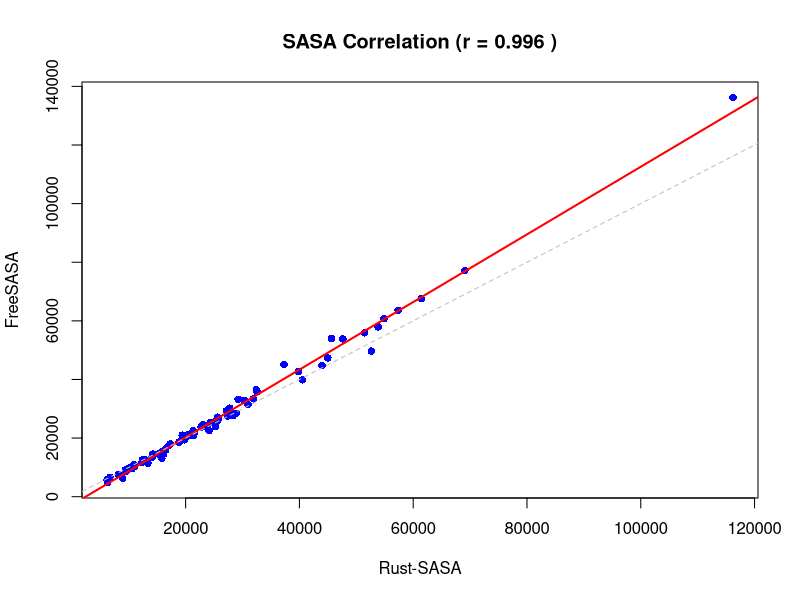

Here is the R script that generated this plot:
# Read the CSV file
data <- read.csv("sasa_comparison.csv")

# Remove any rows with ERROR values
data <- data[data$rust.sasa != "ERROR" & data$freesasa != "ERROR", ]

# Convert to numeric (in case they're read as strings)
data$rust.sasa <- as.numeric(data$rust.sasa)
data$freesasa <- as.numeric(data$freesasa)

# Calculate correlation
correlation <- cor(data$rust.sasa, data$freesasa)
cat("Pearson correlation coefficient:", correlation, "\n")

# Calculate R-squared
r_squared <- correlation^2
cat("R-squared:", r_squared, "\n")

# Basic statistics
cat("\nSummary statistics:\n")
cat("Rust-SASA - Mean:", mean(data$rust.sasa), "SD:", sd(data$rust.sasa), "\n")
cat("FreeSASA - Mean:", mean(data$freesasa), "SD:", sd(data$freesasa), "\n")

# Linear regression
model <- lm(freesasa ~ rust.sasa, data = data)
cat("\nLinear regression (FreeSASA ~ Rust-SASA):\n")
print(summary(model))

# Create plots
png("sasa_correlation.png", width = 800, height = 600)
plot(data$rust.sasa, data$freesasa, 
     xlab = "Rust-SASA", ylab = "FreeSASA",
     main = paste("SASA Correlation (r =", round(correlation, 3), ")"),
     pch = 16, col = "blue")
abline(model, col = "red", lwd = 2)
abline(0, 1, col = "gray", lty = 2, lwd = 1)  # Perfect correlation line
dev.off()

cat("\nPlot saved as 'sasa_correlation.png'\n")
